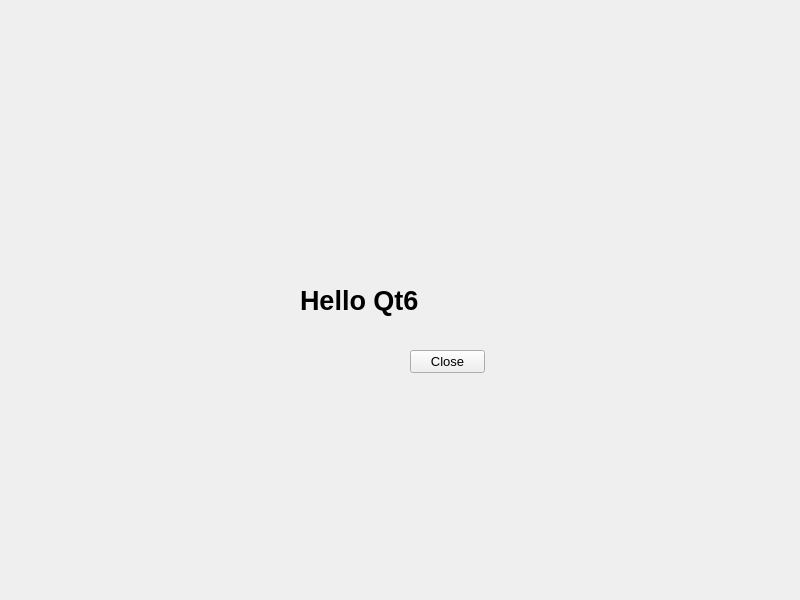
<?xml version="1.0" encoding="UTF-8"?>
<ui version="4.0">
 <class>Widget</class>
 <widget class="QWidget" name="Widget">
  <property name="geometry">
   <rect>
    <x>0</x>
    <y>0</y>
    <width>800</width>
    <height>600</height>
   </rect>
  </property>
  <property name="font">
   <font>
    <pointsize>10</pointsize>
   </font>
  </property>
  <property name="windowTitle">
   <string>First Demo</string>
  </property>
  <widget class="QLabel" name="labDemo">
   <property name="geometry">
    <rect>
     <x>300</x>
     <y>280</y>
     <width>141</width>
     <height>41</height>
    </rect>
   </property>
   <property name="font">
    <font>
     <pointsize>20</pointsize>
     <bold>true</bold>
    </font>
   </property>
   <property name="text">
    <string>Hello Qt6</string>
   </property>
  </widget>
  <widget class="QPushButton" name="btnClose">
   <property name="geometry">
    <rect>
     <x>410</x>
     <y>350</y>
     <width>75</width>
     <height>23</height>
    </rect>
   </property>
   <property name="text">
    <string>Close</string>
   </property>
  </widget>
 </widget>
 <resources/>
 <connections>
  <connection>
   <sender>btnClose</sender>
   <signal>clicked()</signal>
   <receiver>Widget</receiver>
   <slot>close()</slot>
   <hints>
    <hint type="sourcelabel">
     <x>447</x>
     <y>361</y>
    </hint>
    <hint type="destinationlabel">
     <x>399</x>
     <y>299</y>
    </hint>
   </hints>
  </connection>
 </connections>
</ui>
